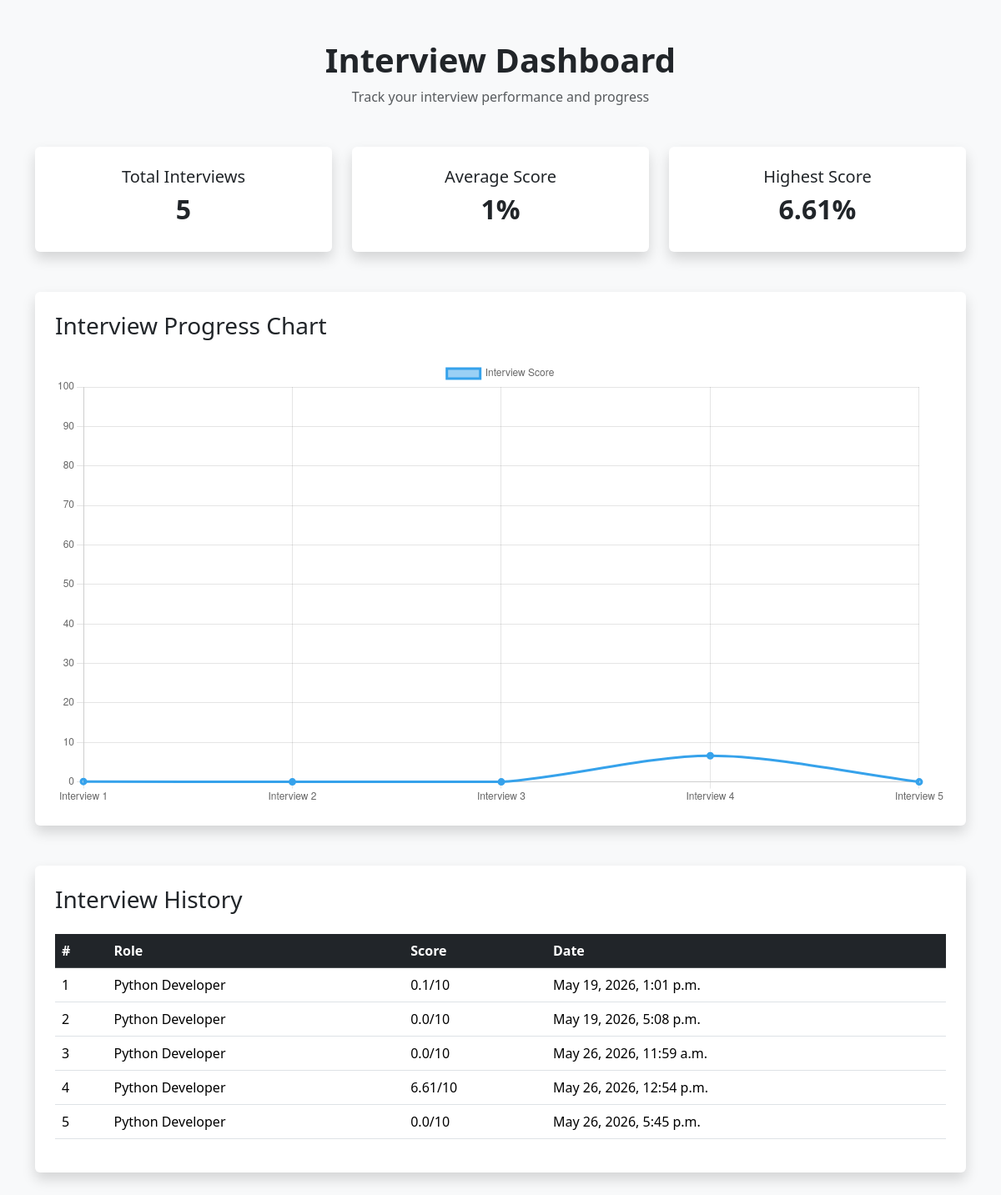
Before: /dashboard/ (signed in) with the older database file.
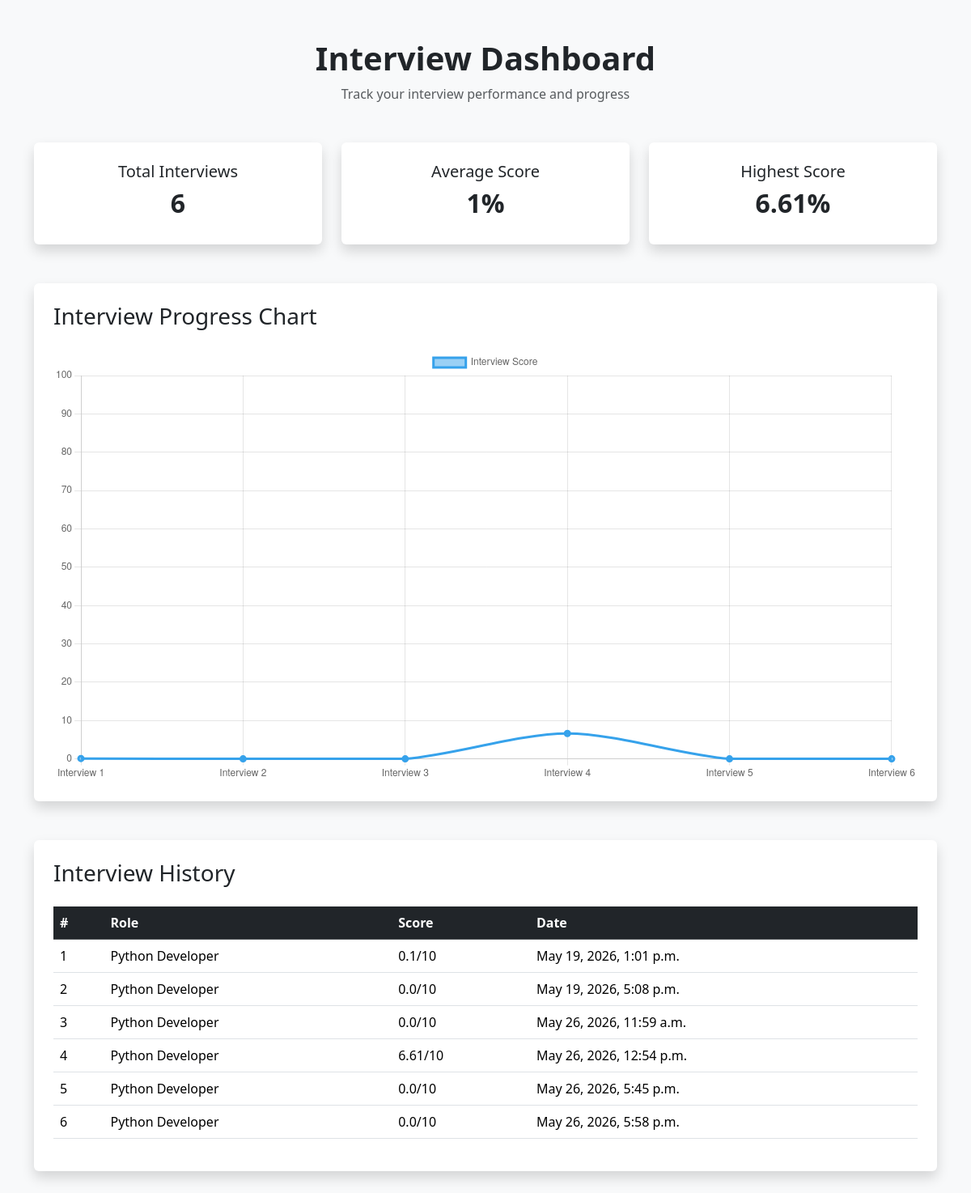
After: the same page with the newer database file.
### core/models.py (models this page shows)
class InterviewResult(models.Model):
    user = models.ForeignKey(User, on_delete=models.CASCADE)
    role = models.CharField(max_length=100, blank=True)
    question = models.TextField()
    answer = models.TextField()
    score = models.FloatField()
    feedback = models.TextField(blank=True)
    created_at = models.DateTimeField(auto_now_add=True)

### core/views.py (the view)
# urls.py: path('dashboard/', views.dashboard, name='dashboard'),
@login_required
def dashboard(request):
    results = InterviewResult.objects.filter(
        user=request.user).order_by('created_at')
    total_score = 0
    highest_score = 0
    for result in results:
        total_score += result.score
        if result.score > highest_score:
            highest_score = result.score
    return render(request, 'dashboard.html', {
        'results': results,
        'total_score': total_score,
        'highest_score': highest_score
    })

### templates/dashboard.html (shortened to what this page needs)
<!DOCTYPE html>
<html lang="en">
<head>
    <link href="https://cdn.jsdelivr.net/npm/bootstrap@5.3.3/dist/css/bootstrap.min.css" rel="stylesheet">
</head>
<body class="bg-light">
    <div class="container py-5">
        <div class="text-center mb-5">
            <h1 class="fw-bold">
                Interview Dashboard
            </h1>
            <p class="text-muted">
                Track your interview performance and progress
            </p>
        </div>
        <div class="row g-4 mb-5">
            <div class="col-md-4">
                <div class="card shadow border-0 p-4 text-center">
                    <h5>Total Interviews</h5>
                    <h2 class="fw-bold">
                        {{ results|length }}
                    </h2>
                </div>
            </div>
            <div class="col-md-4">
                <div class="card shadow border-0 p-4 text-center">
                    <h5>Average Score</h5>
                    <h2 class="fw-bold">
                        {% if results %}
                            {% widthratio total_score results|length 1 %}%
                        {% else %}
                            0%
                        {% endif %}
                    </h2>
                </div>
            </div>
            <div class="col-md-4">
                <div class="card shadow border-0 p-4 text-center">
                    <h5>Highest Score</h5>
                    <h2 class="fw-bold">
                        {{ highest_score }}%
                    </h2>
                </div>
            </div>
        </div>
        <div class="card shadow border-0 p-4 mb-5">
            <h3 class="mb-4">
                Interview Progress Chart
            </h3>
            <canvas id="progressChart"></canvas>
        </div>
        <div class="card shadow border-0 p-4">
            <h3 class="mb-4">
                Interview History
            </h3>
            <div class="table-responsive">
                <table class="table table-hover">
                    <thead class="table-dark">
                        <tr>
                            <th>#</th>
                            <th>Role</th>
                            <th>Score</th>
                            <th>Date</th>
                        </tr>
                    </thead>
                    <tbody>
                        {% for result in results %}
                        <tr>
                            <td>{{ forloop.counter }}</td>
                            <td>{{ result.role }}</td>
                            <td>{{ result.score }}/10</td>
                            <td>{{ result.created_at }}</td>
                        </tr>
                        {% endfor %}
                    </tbody>
                </table>
            </div>
        </div>
    </div>
    <script>
        const ctx = document.getElementById('progressChart');
        new Chart(ctx, {
            type: 'line',
            data: {
                labels: [
                    {% for result in results %}
                        'Interview {{ forloop.counter }}',
                    {% endfor %}
                ],
                datasets: [{
                    label: 'Interview Score',
                    data: [
                        {% for result in results %}
                            {{ result.score }},
                        {% endfor %}
                    ],
                    borderWidth: 3,
                    tension: 0.3
                }]
            },
            options: {
                responsive: true,
                plugins: {
                    legend: {
                        display: true
                    }
                },
                scales: {
                    y: {
                        beginAtZero: true,
                        max: 100
                    }
                }
            }
        });
    </script>
</body>
</html>

Changed rows visible on the page:
added InterviewResult: role "Python Developer", score "0.0", created_at "May 26, 2026, 5:58 p.m."
Other visible differences:
{{ results|length }}: "5" → "6"
chart data {{ forloop.counter }}: 1, 2, 3, 4, 5 → 1, 2, 3, 4, 5, 6
chart data {{ result.score }}: 0.1, 0.0, 0.0, 6.61, 0.0 → 0.1, 0.0, 0.0, 6.61, 0.0, 0.0
